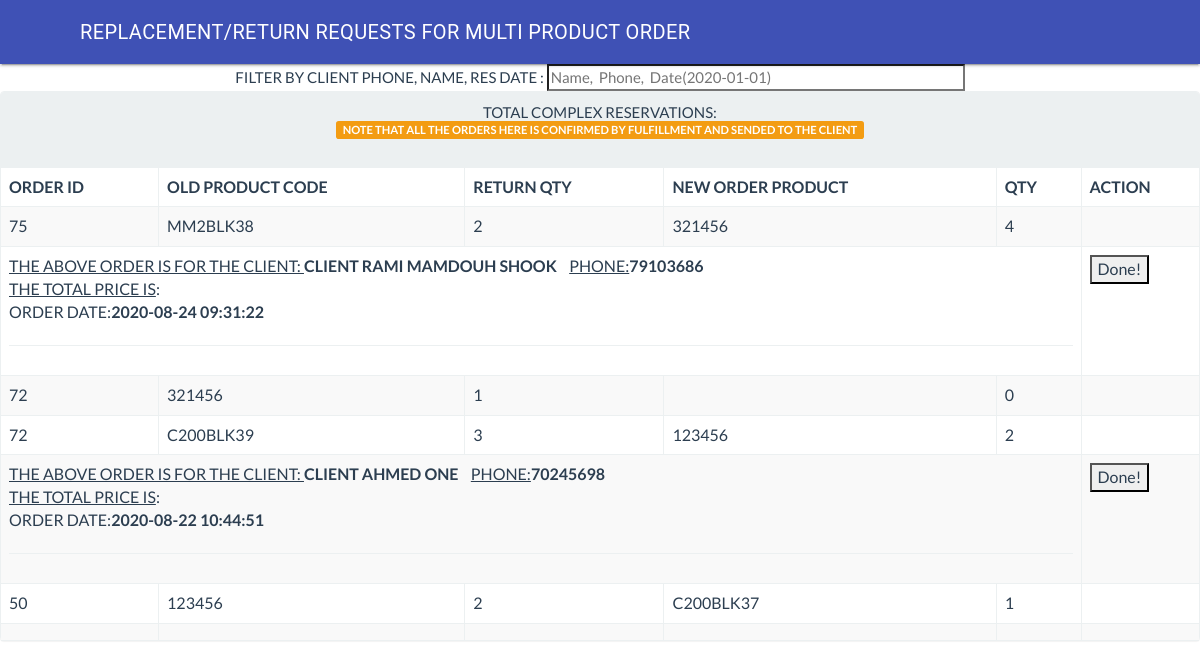
Screenshot of /Fulfillment/Requests.php (signed in) with the database file from the repository.
### tables this page shows
CREATE TABLE `change_details` (
  `change_id` int(11) NOT NULL,
  `new_order_details_product_id` int(11) NOT NULL,
  `new_order_details_product_id_qty` int(11) NOT NULL,
  `change_price` int(11) NOT NULL,
  `change_status` text NOT NULL,
  `order_id` int(11) NOT NULL,
  `change_details_id` int(11) NOT NULL
);

CREATE TABLE `change_order` (
  `change_id` int(11) NOT NULL,
  `old_product_id` int(11) NOT NULL,
  `old_product_id_qty` int(11) NOT NULL,
  `order_id` int(11) NOT NULL
);

CREATE TABLE `products` (
  `product_id` int(11) NOT NULL,
  `Product_Name` text NOT NULL,
  `product_Code` text NOT NULL,
  `product_Size` text NOT NULL,
  `product_Color` text NOT NULL,
  `product_Quantity` int(11) NOT NULL,
  `product_Price` double NOT NULL,
  `product_Note` text DEFAULT NULL,
  `product_Availability` char(1) NOT NULL DEFAULT 'A' COMMENT 'A:Available,O:Out Of Stock',
  `product_photo_path` text NOT NULL,
  `Real_Size` double DEFAULT 0
);

CREATE TABLE `clients` (
  `client_id` int(11) NOT NULL,
  `client_FullName` varchar(50) NOT NULL,
  `client_Address` text NOT NULL,
  `client_Phone` text NOT NULL,
  `client_Notes` text DEFAULT NULL
);

CREATE TABLE `multiple_reserved` (
  `multiple_reserve_id` int(11) NOT NULL,
  `multiple_reserve_worker_id` int(11) NOT NULL,
  `multiple_reserve_client_id` int(11) NOT NULL,
  `multiple_reserve_note` text DEFAULT NULL,
  `reserve_date` timestamp NOT NULL DEFAULT current_timestamp(),
  `reserve_full_price` double NOT NULL,
  `multiple_reserve_status` text NOT NULL DEFAULT 'Pending'
);

### config.php (called while the page is built, shortened)
<?php
$connection = mysqli_connect('localhost', 'root', '','expo');
$select_db = mysqli_select_db($connection, 'expo');

### Fulfillment/Requests.php (the view, shortened to what this page needs)
<html>
  <head>
          <link rel="stylesheet" type="text/css" href="../css/index.css">
		<link rel="stylesheet" href="../css/material.min.css">
<link rel="stylesheet" href="https://cdnjs.cloudflare.com/ajax/libs/font-awesome/4.2.0/css/font-awesome.min.css">
<link rel="stylesheet" type="text/css" href="../assets/bootstrap.css">
  </head>
  <body>
    <div class="mdl-layout mdl-js-layout mdl-layout--fixed-header">
      <header class="mdl-layout__header">
        <div class="mdl-layout__header-row">
          <span class="mdl-layout-title">Replacement/Return Requests For Multi Product Order</span>
      </header>
      <main class="mdl-layout__content">
        <div class="page-content">
		<div align="center">
          Filter By Client Phone, Name, Res Date : <input type="text" id="myInput" onkeyup="myFunction()" placeholder="Name,  Phone,  Date(2020-01-01)" title="Type The Client Name , Phone Or Date Code" size="50">
    <?PHP
require ("../config.php");
function getClientName($order_id){
    include ("../config.php");
    $q="SELECT client_FullName FROM clients,multiple_reserved where
    multiple_reserve_id= '$order_id' AND clients.client_id = multiple_reserved.multiple_reserve_client_id";
  $result=mysqli_query($connection,$q)or die(mysqli_error($connection));
  $data = mysqli_fetch_assoc($result);
  return (  $data['client_FullName'] );
}
function getClientPhone($order_id){
  include ("../config.php");
  $q="SELECT client_Phone FROM clients,multiple_reserved where
  multiple_reserve_id= '$order_id' AND clients.client_id = multiple_reserved.multiple_reserve_client_id";
$result=mysqli_query($connection,$q)or die(mysqli_error($connection));
$data = mysqli_fetch_assoc($result);
return (  $data['client_Phone'] );
}
function getoDate($order_id){
  include ("../config.php");
  $q="SELECT reserve_date FROM multiple_reserved where
  multiple_reserve_id= '$order_id'";
$result=mysqli_query($connection,$q)or die(mysqli_error($connection));
$data = mysqli_fetch_assoc($result);
return (  $data['reserve_date'] );
}
function getProductCode($product_id){
  include("../config.php");
  $q="SELECT product_Code FROM products WHERE product_id= '$product_id' ";
  $result=mysqli_query($connection,$q)or die(mysqli_error($connection));
  $data = mysqli_fetch_assoc($result);
  return ( $data['product_Code'] );
}
     $q = mysqli_query($connection, "SELECT change_order.order_id,
      change_order.old_product_id, change_order.old_product_id_qty,
      change_details.new_order_details_product_id,
      change_details.new_order_details_product_id_qty,
       change_details.change_details_id
        FROM change_details ,change_order
        WHERE change_order.change_id = change_details.change_id ORDER BY change_details.order_id desc")or die("error");
     echo '
    <div class="">
        <div class="panel panel-default">
          <div class="panel-heading no-collapse">  <center>Total Complex Reservations: <span class="label label-warning" id="rescc"></span>
           <br><span class="label label-warning"><b> Note That All The Orders Here Is Confirmed By Fulfillment And Sended To The Client </b></span>
         <BR> <BR>
           </center></div>
          <table class="table table-bordered table-striped" id="productTable">
              <thead>
                <tr>
                  <th>Order Id</th>
                  <th>old Product Code</th>
                  <th>Return Qty</th>
                  <th>New Order Product</th>
                  <th>Qty</th>
                  <th>Action</th>
                </tr>
              </thead>
              <tbody>';
$rowcounter=1;
  while($row = mysqli_fetch_assoc($q)){
    $TMP_order_id = $row['order_id'];
      $queryz = "sELECT count(*) as counts from change_details WHERE change_details.order_id= '$TMP_order_id'";
    $countquery=mysqli_query($connection, $queryz);
    $data=mysqli_fetch_assoc($countquery);
              echo '
              <tr id="tr'.$row['order_id'].'">
              <td>'.$row['order_id'].'</td>
              <td id='.$row['old_product_id'].'>'.getProductCode($row['old_product_id']).'</td>
              <td>'.$row['old_product_id_qty'].'</td>
              <td id='.$row['new_order_details_product_id'].'>'.getProductCode($row['new_order_details_product_id']).'</td>
              <td>'.$row['new_order_details_product_id_qty'].'</td>
                  <td>';
                  if($data['counts'] == $rowcounter){
                      echo '</tr> <tr> <td colspan="5"> ';
                      echo "<u>The Above Order Is For The Client: </u><strong>".getClientName($TMP_order_id)."</strong>&nbsp; &nbsp;
                       <u> Phone:</u><strong>".getClientPhone($TMP_order_id)."</strong><br><u>The Total Price Is</u>:<strong> </strong> <br>Order Date:<strong>".getoDate($TMP_order_id)."</strong><hr></td>";
                    echo ' <td> <input type="button" id="'.$TMP_order_id.'" onclick="Sended('.$TMP_order_id.')" value="Done!"></input> ';
                  }else{
                      $rowcounter ++;
                  }
                  }
                  echo '
                 <tr><td> </<td><td> </<td><td> </<td><td> </<td><td> </<td><td> </<td> </tr>
                 <tr></tr> </tbody> </table>
';
?>
		</div>
      </main>
    </div>
  </body>
</html>

### css/index.css (style rules this page uses)
* { -webkit-tap-highlight-color: rgba(0,0,0,0); }
body { -webkit-touch-callout: none; -webkit-text-size-adjust: none; -webkit-user-select: none; background-color:#E4E4E4; background-image:linear-gradient(top, #A7A7A7 0%, #E4E4E4 51%); font-family: system-ui, -apple-system, -apple-system-font, 'Segoe UI', 'Roboto', sans-serif; font-size:12px; height:100vh; margin:0px; padding:0px; padding: env(safe-area-inset-top, 0px) env(safe-area-inset-right, 0px) env(safe-area-inset-bottom, 0px) env(safe-area-inset-right, 0px); text-transform:uppercase; width:100%; }

### rows the page displays
change_details: change.order_id "75", change.product_Code "MM2BLK38", change.old_product_id_qty "2", new_order_details_product.product_Code "321456", new_order_details_product_id_qty "4", change.client_FullName "CLIENT RAMI MAMDOUH SHOOK", change.client_Phone "79103686", change.reserve_date "2020-08-24 09:31:22"
change_details: change.order_id "72", change.product_Code "321456", change.old_product_id_qty "1", new_order_details_product_id 0 (drawn), new_order_details_product_id_qty "0"
change_details: change.order_id "72", change.product_Code "C200BLK39", change.old_product_id_qty "3", new_order_details_product.product_Code "123456", new_order_details_product_id_qty "2", change.client_FullName "CLIENT AHMED ONE", change.client_Phone "70245698", change.reserve_date "2020-08-22 10:44:51"
change_details: change.order_id "50", change.product_Code "123456", change.old_product_id_qty "2", new_order_details_product.product_Code "C200BLK37", new_order_details_product_id_qty "1"
